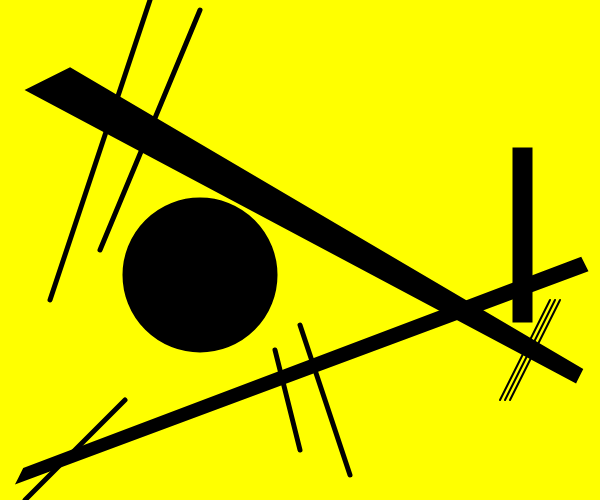
Frame 1 (no input)
Frame 60 (no input): identical to frame 1, image omitted
Frame 120 (the mouse pressed at the canvas centre since frame 60): identical to frame 1, image omitted

The p5.js sketch that drew this single still picture (run headless with seeded random() and noise() and a simulated clock; from frame 60 on, the mouse is pressed at the canvas centre):

// p5.js sketch
// ── sketch.js
function setup() {
  createCanvas(600,500);
}

function draw() {
  background('yellow');
  fill ('black');
  strokeWeight(5)
  circle (200,275,150,150);
  quad (575,380,580,370,70,70,30,90);
  quad (20,480,25,470,580,260,585,270);
  quad (515,150,530,150,530,320,515,320);
  line(150,0,50,300);
  line(200,10,100,250);
  line(25,500,125,400);
  line(300,450,275,350);
  line(350,475,300,325);
  strokeWeight(2)
  line(550,300,500,400);
  line(555,300,505,400);
  line(560,300,510,400);
}
